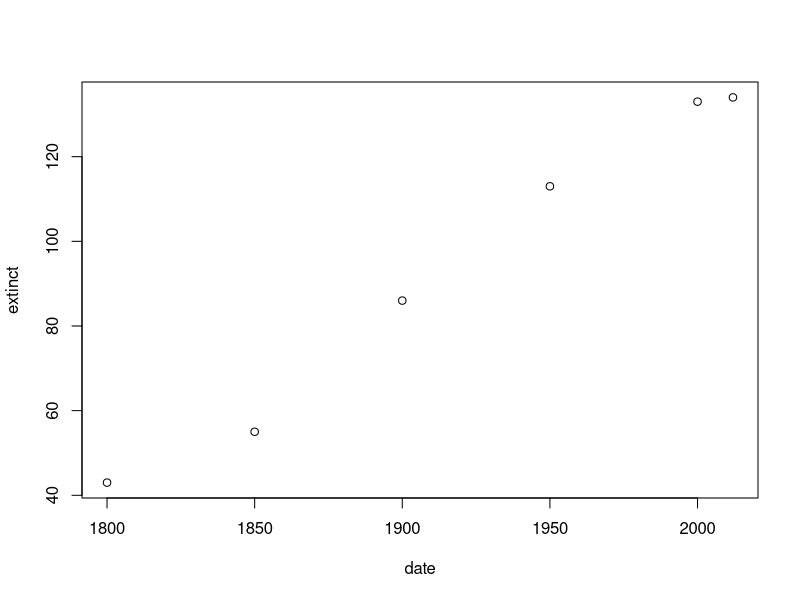
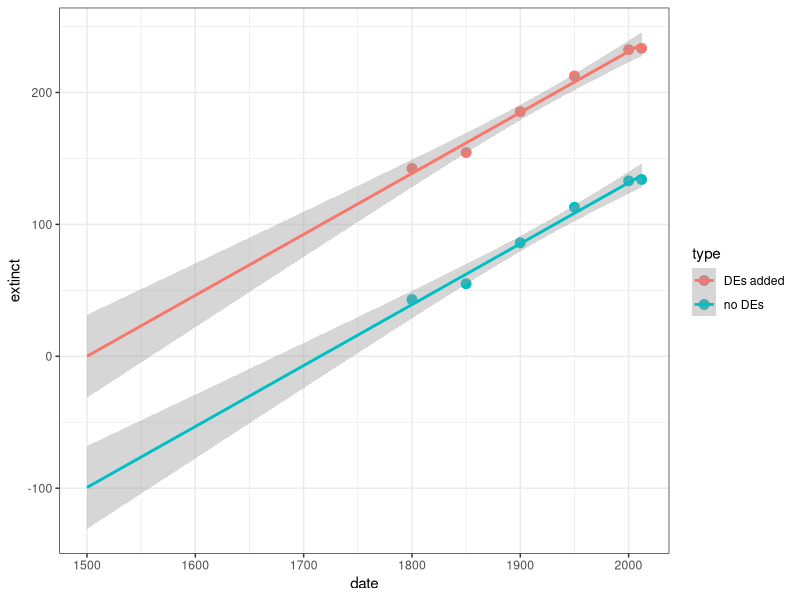

Recreate these plots in R, in order.
library(here)
library(tidyverse)

birds2 <- 
  read.csv(here('Data/figure2_data.csv')) %>% 
  slice(7:12) # capture data from 1800 - present

plot(birds2)

# first model: extinctions = 0.462(year) - 792.454
# where B_1 = -792.454
model1 <- 
  lm(birds2$extinct ~ birds2$date)


# extrapolate year when extinctions = 0
# year = 1715
792.454/0.462

# now force extinctions = 0 for year 1500
# 0 = 0.462(1500) - B_2
# B_2 = -693
# B_1 - B_2 = dB
# dB = 792.454 - 693 = 99.454
0.462*1500 

# with the adjusted model, how many extinctions at year 2012?
# extinctions = 0.462(2012) - 693
# total extinctions = 236
# observed extinctions = 134
# dark extinctions = 236 - 134
0.462*2012 - 693

# now modify data to give 0 extinct at year 1500
birds3 <-
  birds2 %>% 
  mutate(extinct = extinct + 99.454)

# plotting
plot_data <-
  full_join(birds2, birds3) %>% 
  mutate(type = c(rep('no DEs', 6), rep('DEs added', 6)))


mycolours <- c(rep("#CC79A7", 6), rep("#56B4E9", 6))


ggplot(plot_data) +
  aes(x = date, y = extinct, colour = type) +
  geom_point(size = 3) + 
  expand_limits(x = 1500) +
  theme_bw() + 
  # geom_smooth(method = 'lm') +
  stat_smooth(method = 'lm', fullrange = TRUE)

# from SEUX we know there were 55 dark extinctions



# ------------------------------------------------------
# let's calculate the slope ("extinction rate") manually
# using Quentin's bird data 

birds2 <- 
  read.csv(here('Data/figure2_data.csv')) %>% 
  slice(7:12) # capture data from 1800 - present

x <- birds2$date
y <- birds2$extinct
xhat <- mean(x)
yhat <- mean(y)

library(magrittr)

# slope (extinction rate) is 0.462
er <- 
  sum(
    (x - xhat) %>% 
      multiply_by(y - yhat)) %>% 
  
  divide_by(
    
    sum(
      (x - xhat) %>% 
        multiply_by(x - xhat))
  )


